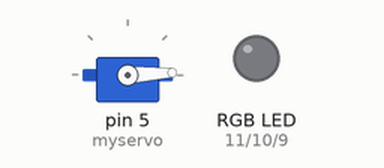
A sketch run on a simulated Arduino Uno, built with avr-gcc and run on an emulated ATmega328P. On the bench: servo, an RGB LED mixed from three pins (HIGH = lit). Dim RGB values are drawn brighter than linear.

Above: at 0.05 s.
At 0.95 s:
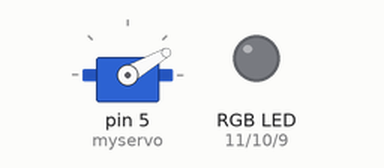
At 1.85 s:
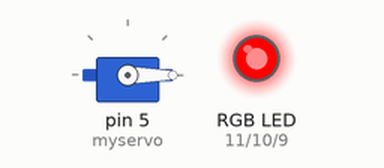
At 3.7 s:
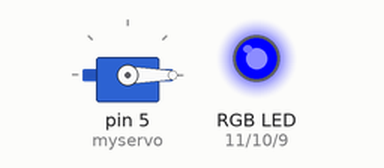
At 5.5 s:
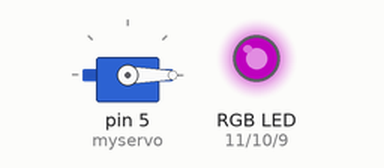
At 7.35 s:
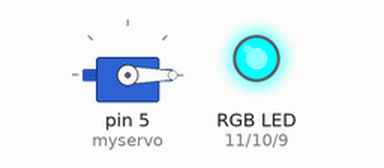
Timing chart, 0 to 9.6 s (numbered marks = the images above):
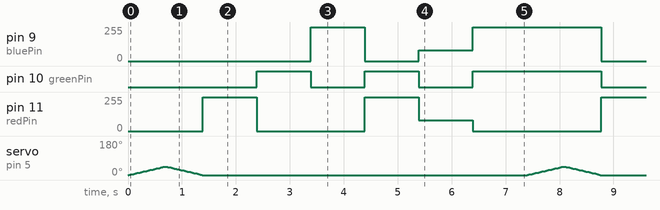

Measured:
- by itself, pin 9 (bluePin): repeats every 7.4 s: 0/255 1.0 s, 80/255 1.0 s, 255/255 2.4 s, 0/255 2.0 s, 255/255 1.0 s
- by itself, pin 10 (greenPin): repeats every 7.4 s: LOW 1.0 s, HIGH 1.0 s, LOW 1.0 s, HIGH 2.4 s, LOW 1.0 s, HIGH 1.0 s
- by itself, pin 11 (redPin): repeats every 7.4 s: 0/255 2.0 s, 255/255 1.0 s, 80/255 1.0 s, 0/255 2.4 s, 255/255 1.0 s

The sketch:

rgbled.ino
```cpp
/*
Adafruit Arduino - Lesson 3. RGB LED
*/

// LED stuff

int redPin = 11;
int greenPin = 10;
int bluePin = 9;

//uncomment this line if using a Common Anode LED
//#define COMMON_ANODE

// Servo Stuff
#include <Servo.h>
Servo myservo;  // create servo object to control a servo
// twelve servo objects can be created on most boards

int pos = 0;    // variable to store the servo position


void setup()
{
  myservo.attach(5);  // attaches the servo on pin 9 to the servo object


  pinMode(redPin, OUTPUT);
  pinMode(greenPin, OUTPUT);
  pinMode(bluePin, OUTPUT);

}

void loop()
{

  for (pos = 0; pos <= 45; pos += 1) { // goes from 0 degrees to 180 degrees
    // in steps of 1 degree
    myservo.write(pos);              // tell servo to go to position in variable 'pos'
    delay(15);                       // waits 15ms for the servo to reach the position
  }
  for (pos = 45; pos >= 0; pos -= 1) { // goes from 180 degrees to 0 degrees
    myservo.write(pos);              // tell servo to go to position in variable 'pos'
    delay(15);                       // waits 15ms for the servo to reach the position
  }


  setColor(255, 0, 0);  // red
  delay(1000);
  setColor(0, 255, 0);  // green
  delay(1000);
  setColor(0, 0, 255);  // blue
  delay(1000);
  setColor(255, 255, 0);  // yellow
  delay(1000);
  setColor(80, 0, 80);  // purple
  delay(1000);
  setColor(0, 255, 255);  // aqua
  delay(1000);
}

void setColor(int red, int green, int blue)
{
  #ifdef COMMON_ANODE
    red = 255 - red;
    green = 255 - green;
    blue = 255 - blue;
  #endif
  analogWrite(redPin, red);
  analogWrite(greenPin, green);
  analogWrite(bluePin, blue);
}
```
